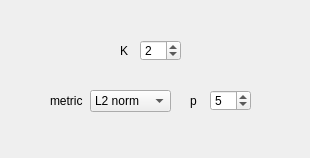
<?xml version="1.0" encoding="UTF-8"?>
<ui version="4.0">
 <class>ParametersKNNDynamic</class>
 <widget class="QWidget" name="ParametersKNNDynamic">
  <property name="geometry">
   <rect>
    <x>0</x>
    <y>0</y>
    <width>310</width>
    <height>158</height>
   </rect>
  </property>
  <property name="windowTitle">
   <string>Form</string>
  </property>
  <widget class="QLabel" name="label_10">
   <property name="geometry">
    <rect>
     <x>50</x>
     <y>90</y>
     <width>46</width>
     <height>21</height>
    </rect>
   </property>
   <property name="font">
    <font>
     <pointsize>9</pointsize>
    </font>
   </property>
   <property name="text">
    <string>metric</string>
   </property>
  </widget>
  <widget class="QSpinBox" name="knnNormSpin">
   <property name="geometry">
    <rect>
     <x>210</x>
     <y>90</y>
     <width>41</width>
     <height>21</height>
    </rect>
   </property>
   <property name="font">
    <font>
     <pointsize>9</pointsize>
    </font>
   </property>
   <property name="toolTip">
    <string>Power for the Lp norm</string>
   </property>
   <property name="minimum">
    <number>1</number>
   </property>
   <property name="maximum">
    <number>20</number>
   </property>
   <property name="value">
    <number>5</number>
   </property>
  </widget>
  <widget class="QLabel" name="labelPower">
   <property name="geometry">
    <rect>
     <x>190</x>
     <y>90</y>
     <width>16</width>
     <height>21</height>
    </rect>
   </property>
   <property name="font">
    <font>
     <pointsize>9</pointsize>
    </font>
   </property>
   <property name="text">
    <string>p</string>
   </property>
  </widget>
  <widget class="QLabel" name="label_11">
   <property name="geometry">
    <rect>
     <x>120</x>
     <y>40</y>
     <width>16</width>
     <height>21</height>
    </rect>
   </property>
   <property name="font">
    <font>
     <pointsize>9</pointsize>
    </font>
   </property>
   <property name="text">
    <string>K</string>
   </property>
  </widget>
  <widget class="QSpinBox" name="knnKspin">
   <property name="geometry">
    <rect>
     <x>140</x>
     <y>40</y>
     <width>41</width>
     <height>21</height>
    </rect>
   </property>
   <property name="font">
    <font>
     <pointsize>9</pointsize>
    </font>
   </property>
   <property name="toolTip">
    <string>Number of Nearest Neighbors to be evaluated
As this is Approximate Nearest Neighbor,
thus the actual number of samples evaluated
might be lower than K</string>
   </property>
   <property name="minimum">
    <number>1</number>
   </property>
   <property name="maximum">
    <number>99</number>
   </property>
   <property name="value">
    <number>2</number>
   </property>
  </widget>
  <widget class="QComboBox" name="knnNormCombo">
   <property name="geometry">
    <rect>
     <x>90</x>
     <y>90</y>
     <width>81</width>
     <height>22</height>
    </rect>
   </property>
   <property name="font">
    <font>
     <pointsize>9</pointsize>
    </font>
   </property>
   <property name="toolTip">
    <string>Distance metric for the evaluation of NN</string>
   </property>
   <property name="currentIndex">
    <number>1</number>
   </property>
   <item>
    <property name="text">
     <string>L1 norm</string>
    </property>
   </item>
   <item>
    <property name="text">
     <string>L2 norm</string>
    </property>
   </item>
   <item>
    <property name="text">
     <string>Lp norm</string>
    </property>
   </item>
   <item>
    <property name="text">
     <string>L-inf norm</string>
    </property>
   </item>
  </widget>
 </widget>
 <resources/>
 <connections/>
</ui>
